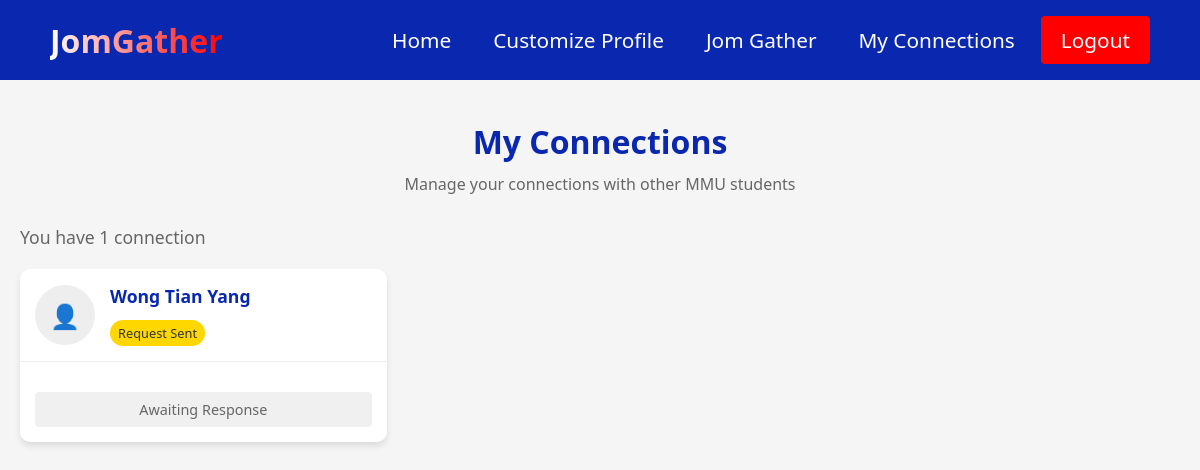
The page /connections (signed in) on the database as committed earlier.
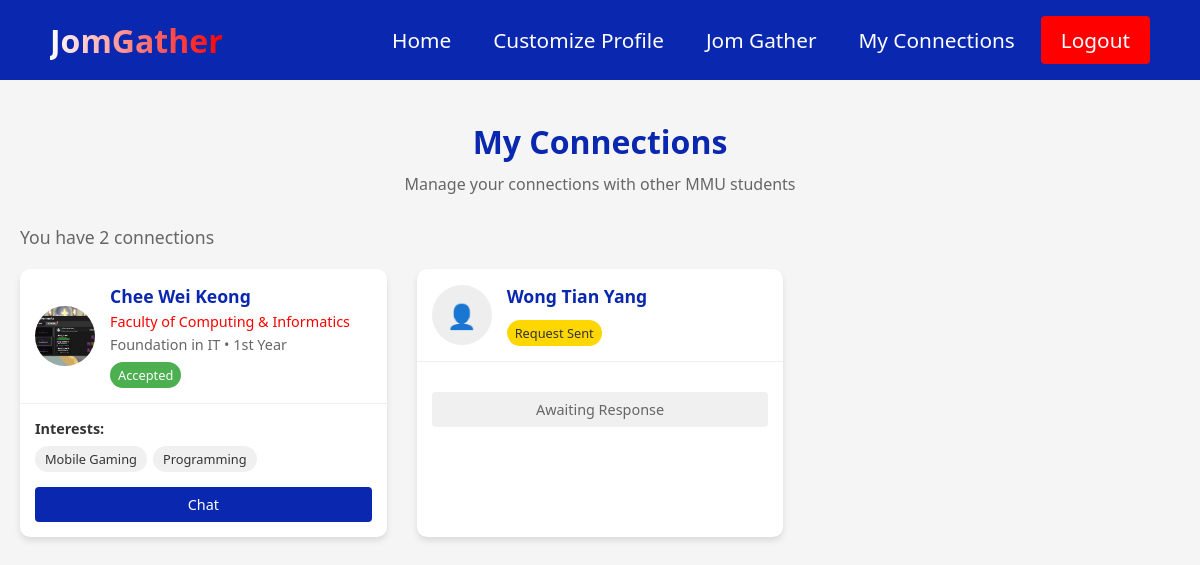
The same page on the database as committed later.
### models.py (models this page shows, shortened)
class Connection(db.Model):
    id = db.Column(db.Integer, primary_key=True)
    user_id = db.Column(db.Integer, db.ForeignKey('user.id'), nullable=False)
    connected_user_id = db.Column(db.Integer, db.ForeignKey('user.id'), nullable=False)
    status = db.Column(db.String(20), default='pending')  # pending, accepted, rejected
    created_at = db.Column(db.DateTime, default=datetime.utcnow)
    updated_at = db.Column(db.DateTime, default=datetime.utcnow, onupdate=datetime.utcnow)
    user = db.relationship('User', foreign_keys=[user_id], backref=db.backref('connections_made', lazy='dynamic'))
    connected_user = db.relationship('User', foreign_keys=[connected_user_id], backref=db.backref('connections_received', lazy='dynamic'))

class User(UserMixin, db.Model):
    id = db.Column(db.Integer, primary_key=True)
    student_id = db.Column(db.String(15), unique=True, nullable=False)
    username = db.Column(db.String(64), unique=True, nullable=False)
    email = db.Column(db.String(120), unique=True, nullable=False)
    password_hash = db.Column(db.String(128))
    created_at = db.Column(db.DateTime, default=datetime.utcnow)
    is_active = db.Column(db.Boolean, default=True)
    last_login = db.Column(db.DateTime)

class Customisation(db.Model):
    id = db.Column(db.Integer, primary_key=True)
    user_id = db.Column(db.Integer, db.ForeignKey('user.id'), nullable=False)
    profile_picture = db.Column(db.String(255))
    bio = db.Column(db.Text)
    interests = db.Column(db.String(500))
    faculty = db.Column(db.String(100))
    course = db.Column(db.String(100))
    year_of_study = db.Column(db.Integer)
    created_at = db.Column(db.DateTime, default=datetime.utcnow)
    updated_at = db.Column(db.DateTime, default=datetime.utcnow, onupdate=datetime.utcnow)
    user = db.relationship('User', backref=db.backref('customisation', uselist=False, lazy=True))

### app.py (the view, shortened to what this page needs)
@app.route('/connections', endpoint='view_connections')
@login_required
def view_connections():
    connections_made = Connection.query.filter_by(user_id=current_user.id).all()
    connections_received = Connection.query.filter_by(connected_user_id=current_user.id).all()
    connected_users = []
    for conn in connections_made:
        user = User.query.get(conn.connected_user_id)
        if user:
            connected_users.append({
                'connection_id': conn.id,
                'user': user,
                'status': conn.status,
                'initiator': True,
                'created_at': conn.created_at
            })
    connected_users.sort(key=lambda x: x['created_at'], reverse=True)
    return render_template('connections.html', connections=connected_users)

### app.py (called while the page is built)
@login_manager.user_loader
def load_user(user_id):
    return User.query.get(int(user_id))

### templates/connections.html (shortened to what this page needs)
<!DOCTYPE html>
<html lang="en">
<head>
  <link rel="stylesheet" href="{{ url_for('static', filename='css/common.css') }}">
</head>
<body>
  <nav class="navbar">
    <div class="navbar__container">
      <a href="{{ url_for('index') }}" id="navbar__logo">JomGather</a>
      <ul class="navbar__menu">
        <li class="navbar__item">
          <a href="{{ url_for('index') }}" class="navbar__links">Home</a>
        </li>
        <li class="navbar__item">
          <a href="{{ url_for('customise') }}" class="navbar__links">Customize Profile</a>
        </li>
        <li class="navbar__item">
          <a href="{{ url_for('jomgather') }}" class="navbar__links">Jom Gather</a>
        </li>
        <li class="navbar__item">
          <a href="{{ url_for('view_connections') }}" class="navbar__links">My Connections</a>
        </li>
        <li class="navbar__btn">
          <a href="{{ url_for('logout') }}" class="button">Logout</a>
        </li>
      </ul>
    </div>
  </nav>
  <div class="container">
    <div class="page-header">
      <h1>My Connections</h1>
      <p>Manage your connections with other MMU students</p>
    </div>
    {% if connections %}
      <div class="connections-count">
        You have {{ connections|length }} connection{% if connections|length != 1 %}s{% endif %}
      </div>
      <div class="connections-wrapper">
        {% for connection in connections %}
          <div class="connection-card">
            <div class="connection-header">
              <div class="connection-avatar">
                {% if connection.user.customisation and connection.user.customisation.profile_picture %}
                  <img src="{{ url_for('static', filename='uploads/' + connection.user.customisation.profile_picture) }}" alt="{{ connection.user.username }}">
                {% else %}
                  <div style="font-size: 1.5rem;">👤</div>
                {% endif %}
              </div>
              <div class="connection-user-info">
                <div class="connection-username">{{ connection.user.username }}</div>
                {% if connection.user.customisation %}
                  {% if connection.user.customisation.faculty %}
                    <div class="connection-faculty">{{ connection.user.customisation.faculty }}</div>
                  {% endif %}
                  {% if connection.user.customisation.course %}
                    <div class="connection-course">{{ connection.user.customisation.course }}
                      {% if connection.user.customisation.year_of_study %}
                        • {{ connection.user.customisation.year_of_study }}{% if connection.user.customisation.year_of_study == 1 %}st{% elif connection.user.customisation.year_of_study == 2 %}nd{% elif connection.user.customisation.year_of_study == 3 %}rd{% else %}th{% endif %} Year
                      {% endif %}
                    </div>
                  {% endif %}
                {% endif %}
                <div class="connection-status status-{{ connection.status }}">
                  {% if connection.status == 'pending' %}
                    {% if connection.initiator %}
                      Request Sent
                    {% else %}
                      Request Received
                    {% endif %}
                  {% else %}
                    {{ connection.status|capitalize }}
                  {% endif %}
                </div>
              </div>
            </div>
            <div class="connection-body">
              {% if connection.user.customisation and connection.user.customisation.interests %}
                <div class="connection-interests">
                  <div class="connection-interests-title">Interests:</div>
                  <div class="interest-tags">
                    {% for interest in connection.user.customisation.interests.split(',') %}
                      {% if interest.strip() %}
                        <span class="interest-tag">{{ interest.strip() }}</span>
                      {% endif %}
                    {% endfor %}
                  </div>
                </div>
              {% endif %}
              <div class="connection-actions">
                {% if connection.status == 'accepted' %}
                  <a href="{{ url_for('chat', user_id=connection.user.id) }}" class="connection-btn chat-btn">Chat</a>
                {% elif connection.status == 'pending' and connection.initiator %}
                  <div class="connection-btn" style="background-color: #f0f0f0; color: #666;">Awaiting Response</div>
                {% endif %}
              </div>
            </div>
          </div>
        {% endfor %}
      </div>
    {% else %}
      <div class="no-connections">
        <h3>You don't have any connections yet</h3>
        <p>Connect with other MMU students to start chatting and collaborating</p>
        <a href="{{ url_for('match') }}" class="find-students-btn">Find Students</a>
      </div>
    {% endif %}
  </div>
</body>
</html>

### static/css/common.css (style rules this page uses)
.navbar { background-color: #15259e; height: 80px; display: flex; justify-content: center; align-items: center; font-size: 1.2rem; position: sticky; top: 0; z-index: 999; }
.navbar__container { display: flex; justify-content: space-between; height: 80px; z-index: 1; width: 100%; max-width: 1300px; margin: 0 auto; padding: 0 50px; }
#navbar__logo { background-color: #fff; background-image: linear-gradient(to right, #fff 0%, #ff0000 100%); background-size: 100%; -webkit-background-clip: text; -moz-background-clip: text; -webkit-text-fill-color: transparent; -moz-text-fill-color: transparent; display: flex; align-items: center; cursor: pointer; text-decoration: none; font-size: 2rem; font-weight: bold; }
.navbar__menu { display: flex; align-items: center; list-style: none; gap: 10px; }
.navbar__item { height: 80px; }
.navbar__links { color: #fff; display: flex; align-items: center; justify-content: center; text-decoration: none; padding: 0 1.5rem; height: 100%; transition: all 0.3s ease; font-size: 1.3rem; font-weight: 500; }
.button { display: flex; justify-content: center; align-items: center; text-decoration: none; padding: 10px 25px; height: 100%; width: 100%; border: none; outline: none; border-radius: 6px; background: #ff0000; color: #fff; transition: all 0.3s ease; font-size: 1.3rem; font-weight: 500; }

Rows that differ between the two databases and show on the page:
added Connection: profile_picture (picture), user.username "Chee Wei Keong", user.customisation.faculty "Faculty of Computing & Informatics", user.customisation.course "Foundation in IT", user.customisation.year_of_study "1", status "Accepted", strip "Mobile Gaming" "Programming"
Other text that changed with them:
{{ connections|length }}: "1" → "2"
text now shown: "s"
